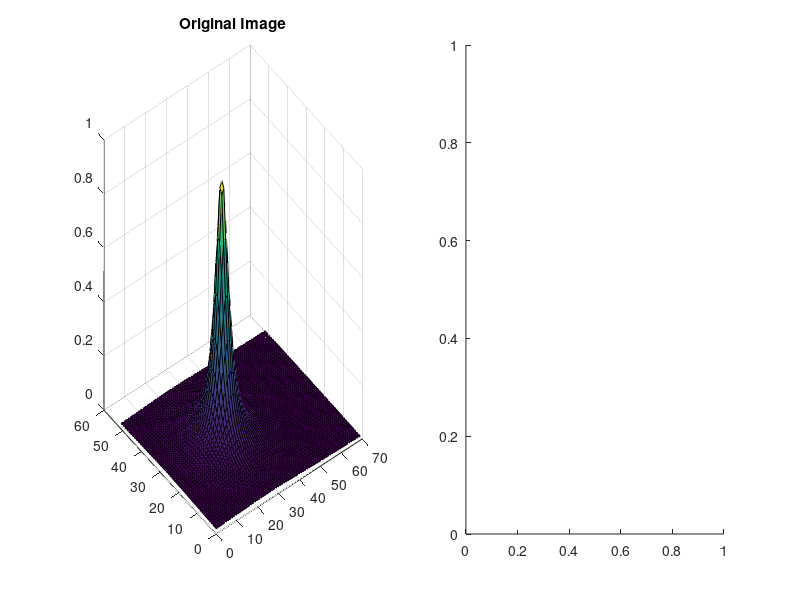

The MATLAB source for this figure: (Note: this script raises an error after producing the figure.)
% Written By Sajad Farokhi, IAUN, Dec. 2016
% Email: sajjad_farokhi@yahoo.com

clc
clear
close all


[x,y]=meshgrid(-128:217,-128:127);
z=sqrt(x.^2+y.^2);

c=1./(1+(z./15).^2);

cf=fftshift(fft2(double(c)));

%% Show results
set(gcf,'units','normalized','outerposition',[0 0 1 1])
subplot(1,2,1),surf(double(c(1:5:end,1:5:end))),title('Original Image');
subplot(1,2,2),fftshow(cf,'log'),title('Specturum of Image');




